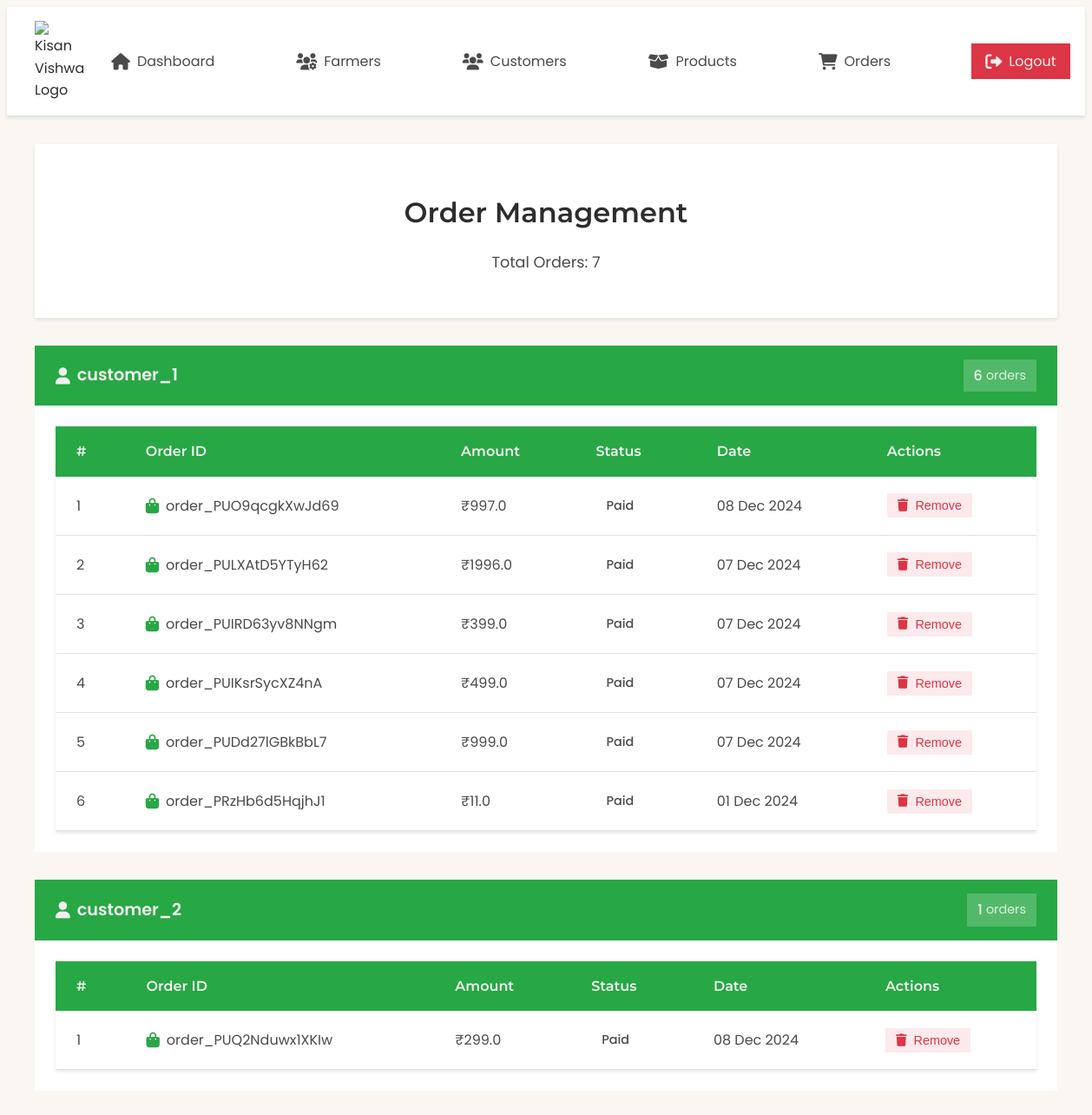
The app's page /custom-admin/order_list/ (signed in) with its own data.
### auth_app/models.py (models this page shows, shortened)
class CustomerProfile(models.Model):
    user = models.OneToOneField(User, on_delete=models.CASCADE)
    role = models.CharField(max_length=10, default='customer')

### order_app/models.py (models this page shows, shortened)
class Order(models.Model):
    STATUS_CHOICES = (
        ('PENDING', 'Order Placed'),
        ('PROCESSING', 'Processing'),
        ('SHIPPED', 'Shipped'),
        ('OUT_FOR_DELIVERY', 'Out for Delivery'),
        ('DELIVERED', 'Delivered'),
        ('CANCELLED', 'Cancelled')
    )
    user = models.ForeignKey(User, on_delete=models.CASCADE, related_name='orders')
    order_id = models.CharField(max_length=100, unique=True, primary_key=True)
    payment_id = models.CharField(max_length=100, blank=True, null=True)
    amount = models.FloatField()
    status = models.CharField(max_length=20, choices=STATUS_CHOICES, default='PENDING')
    tracking_number = models.CharField(max_length=50, blank=True, null=True)
    estimated_delivery = models.DateField(null=True, blank=True)
    shipping_address = models.TextField(blank=True, null=True)
    created_at = models.DateTimeField(auto_now_add=True)
    last_updated = models.DateTimeField(auto_now=True)

### admin_app/views.py (the view, shortened to what this page needs)
# urls.py: path('order_list/', order_list, name='admin_order_list'),  # Orders list view
@login_required
@user_passes_test(admin_check)
def order_list(request):
    customers = CustomerProfile.objects.all()
    customer_orders = {}
    for customer in customers:
        orders = Order.objects.filter(user=customer.user).order_by('-created_at')
        if orders.exists():  # Only add customers who have orders
            customer_orders[customer] = orders
    context = {
        'customer_orders': customer_orders,
        'total_orders': Order.objects.count(),
    }
    return render(request, 'admin_app/order_list.html', context)

### admin_app/views.py (called while the page is built)
def admin_check(user):
    return user.is_superuser

### customer_app/context_processors.py (called while the page is built, shortened)
def wishlist_and_cart_counts(request):
    if request.user.is_authenticated:
        cart_items = CartItem.objects.filter(user=request.user).select_related('product')
        wishlist_items = Wishlist.objects.filter(user=request.user)
        return {
            'cart_items_count': cart_items.count(),
            'cart_total': sum(item.total_price for item in cart_items),
            'wishlist_count': wishlist_items.count(),
            'wishlist_product_ids': set(item.product_id for item in wishlist_items)
        }

def wishlist_status(request):
    if request.user.is_authenticated:
        wishlist_items = Wishlist.objects.filter(user=request.user).select_related('product')
        return {
            'wishlist_product_ids': set(item.product.id for item in wishlist_items),
            'wishlist_products': [item.product for item in wishlist_items]
        }
    return {
        'wishlist_product_ids': set(),
        'wishlist_products': []
    }

def product_categories(request):
    CATEGORY_ICONS = {
        'vegetables': 'fa-carrot',
        'fruits': 'fa-apple-alt',
        'grains': 'fa-wheat',
        'dairy': 'fa-cheese',
        'tools': 'fa-tools',
        'seeds': 'fa-seedling',
        'pesticides': 'fa-spray-can',
        'organic': 'fa-leaf',
        'livestock': 'fa-cow',
        'other': 'fa-box'
    }
    return {
        'PRODUCT_CATEGORIES': Product.CATEGORY_CHOICES,
        'CATEGORY_ICONS': CATEGORY_ICONS
    }

### admin_app/templates/admin_app/order_list.html (shortened to what this page needs)
{% load static %}
<!DOCTYPE html>
<html lang="en">
<head>
    <link rel="stylesheet" href="https://cdnjs.cloudflare.com/ajax/libs/font-awesome/6.0.0/css/all.min.css">
    <link rel="stylesheet" href="{% static 'css/admin.css' %}">
</head>
<body>
    {% include 'NavBar/AdminNavBar.html' %}
    <div class="container">
        <div class="dashboard-header">
            <h1>Order Management</h1>
            <p class="subtitle">Total Orders: {{ total_orders }}</p>
        </div>
        {% for customer, orders in customer_orders.items %}
        <div class="customer-section">
            <div class="customer-header">
                <div class="customer-info">
                    <i class="fas fa-user"></i>
                    <h2>{{ customer.user.username }}</h2>
                </div>
                <span class="order-count">
                    {{ orders.count }}
                    <span class="order-label">orders</span>
                </span>
            </div>
            <div class="table-container">
                <table class="styled-table">
                    <thead>
                        <tr>
                            <th>#</th>
                            <th>Order ID</th>
                            <th>Amount</th>
                            <th>Status</th>
                            <th>Date</th>
                            <th>Actions</th>
                        </tr>
                    </thead>
                    <tbody>
                        {% for order in orders %}
                        <tr>
                            <td>{{ forloop.counter }}</td>
                            <td>
                                <div class="order-info">
                                    <i class="fas fa-shopping-bag"></i>
                                    <span>{{ order.order_id }}</span>
                                </div>
                            </td>
                            <td>₹{{ order.amount }}</td>
                            <td>
                                <span class="status-badge status-{{ order.status|lower }}">
                                    {{ order.status }}
                                </span>
                            </td>
                            <td>{{ order.created_at|date:"d M Y" }}</td>
                            <td>
                                <div class="action-buttons">
                                    <button class="btn-delete"
                                            onclick="confirmDelete('{{ order.order_id }}')">
                                        <i class="fas fa-trash"></i>
                                        <span>Remove</span>
                                    </button>
                                </div>
                            </td>
                        </tr>
                        {% endfor %}
                    </tbody>
                </table>
            </div>
        </div>
        {% endfor %}
    </div>
</body>
</html>

### records on screen
Order: order_id "order_PUO9qcgkXwJd69", amount "997.0", status "Paid", created_at "08 Dec 2024"
Order: order_id "order_PULXAtD5YTyH62", amount "1996.0", status "Paid", created_at "07 Dec 2024"
Order: order_id "order_PUIRD63yv8NNgm", amount "399.0", status "Paid", created_at "07 Dec 2024"
Order: order_id "order_PUIKsrSycXZ4nA", amount "499.0", status "Paid", created_at "07 Dec 2024"
Order: order_id "order_PUDd27lGBkBbL7", amount "999.0", status "Paid", created_at "07 Dec 2024"
Order: order_id "order_PRzHb6d5HqjhJ1", amount "11.0", status "Paid", created_at "01 Dec 2024"
Order: order_id "order_PUQ2Nduwx1XKIw", amount "299.0", status "Paid", created_at "08 Dec 2024"

### other values on screen
{{ total_orders }} "7"
{{ customer.user.username }} "customer_1"
{{ orders.count }} "6"
{{ customer.user.username }} "customer_2"
{{ orders.count }} "1"
